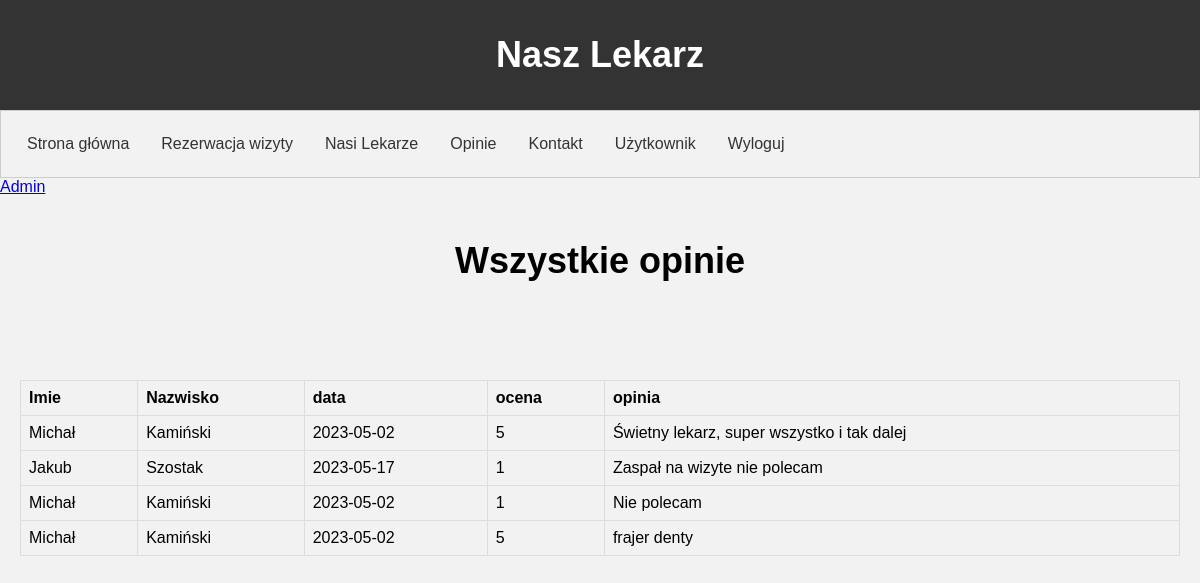
Before: /opinie.php (signed in) with the older database file.
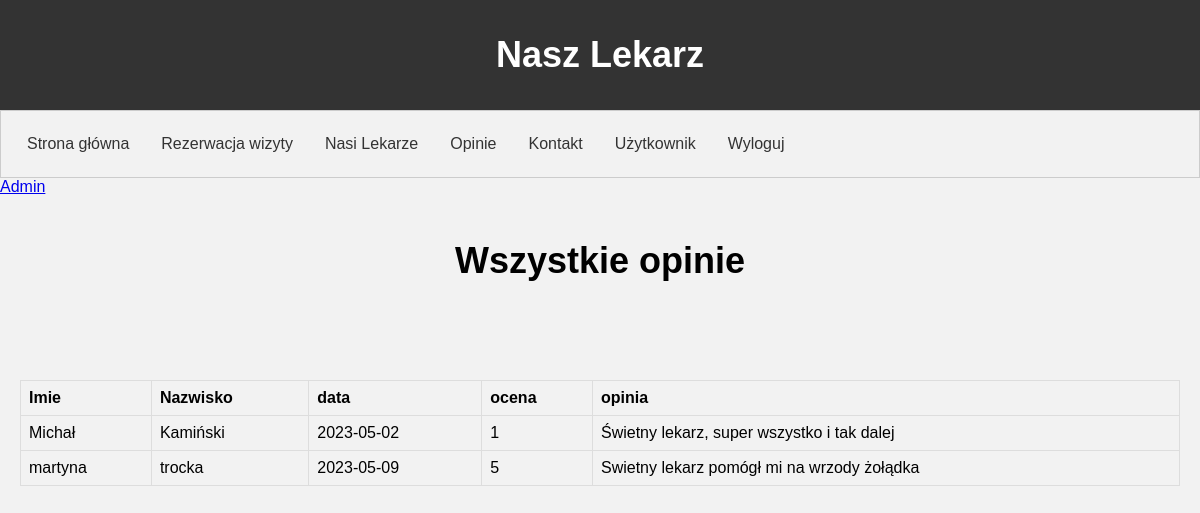
After: the same page with the newer database file.
### tables this page shows
CREATE TABLE `user` (
  `id` int(11) NOT NULL,
  `login` varchar(255) NOT NULL,
  `pass` varchar(255) NOT NULL,
  `email` varchar(255) NOT NULL,
  `typ` tinyint(1) NOT NULL
);

CREATE TABLE `opinie` (
  `id` int(11) NOT NULL,
  `imie` varchar(30) NOT NULL,
  `nazwisko` varchar(30) NOT NULL,
  `data` date NOT NULL,
  `opinia` text NOT NULL,
  `ocena` int(1) NOT NULL
);

### opinie.php (the view, shortened to what this page needs)
<!DOCTYPE html>
<html>
  <head>
    <link rel="stylesheet" type="text/css" href="style.css">
  </head>
  <body>
    <header>
      <h1>Nasz Lekarz</h1>
    </header>
    <nav>
      <ul>
        <li><a href="index.php">Strona główna</a></li>
        <li><a href="rezerwacje.php">Rezerwacja wizyty</a></li>
        <li><a href="NasiLekarze.php">Nasi Lekarze</a></li>
        <li><a href="opinie.php">Opinie</a></li>
        <li><a href="kontakt.php">Kontakt</a></li>
        <li><a href='user.php'>Użytkownik</a></li>
        <li><a href="wyloguj.php">Wyloguj</a></li>
      </ul>
    </nav>
    <?php
	include 'connect.php';
      if(isSet($_SESSION["login"])){
        $user = $_SESSION["login"];
      }
      else{
        echo '<script type="text/javascript">
              window.location = "login.html";
              </script>';
      }
    if(isSet($_SESSION["login"])){
      $query = mysqli_query($con,"SELECT * FROM user WHERE login=\"$user\"");
      if (mysqli_num_rows($query) > 0) {
          while($row = mysqli_fetch_assoc($query)) {
            if($row["typ"]==1){
              echo "<a href='admin.php'>Admin</a>";
            }
          }
        }
    }
    ?>
    <main>
      <h1>Wszystkie opinie </h1>
      <?php
      include 'connect.php';
      echo'<br><br><br>';
    	$query = mysqli_query($con, "SELECT * FROM opinie");
        if (mysqli_num_rows($query) > 0) {
    	echo'<table>';
    	echo"<tr>";
    		echo"<th>Imie</th>";
    		echo"<th>Nazwisko</th>";
        echo"<th>data</th>";
        echo"<th>ocena</th>";
        echo"<th>opinia</th>";
    	echo"</tr>";
    	while($row = mysqli_fetch_assoc($query)) {
    		echo "<tr>";
    		echo "<td>" .  $row["imie"] . "</td>";
    		echo "<td>" .  $row["nazwisko"] . "</td>";
        echo "<td>" .  $row["data"] . "</td>";
        echo "<td>" .max(1, min(5, $row["ocena"])). "</td>";
        echo "<td>" .  $row["opinia"] . "</td>";
    		echo "</tr>";
      }
    	echo"</table>";
    	 }
      ?>
      <br>
    </main>
  </body>
</html>

### connect.php (shortened to what this page needs)
<html>
<body>
</body>
</html>

### style.css (style rules this page uses)
body { font-family: Arial, sans-serif; margin: 0; padding: 0; background-color: #f2f2f2; }
header { background-color: #333; color: #fff; padding: 10px; text-align: center; }
nav { background-color: #f2f2f2; border: 1px solid #ccc; padding: 10px; }
ul { list-style-type: none; margin: 0; padding: 0; overflow: hidden; }
li { float: left; }
li a { display: block; color: #333; text-align: center; padding: 14px 16px; text-decoration: none; }
main { padding: 20px; }
h1 { text-align: center; font-size: 36px; }
table { width: 100%; border-collapse: collapse; margin-top: 20px; text-align: center; }
th, td { text-align: left; padding: 8px; border: 1px solid #ddd; }
tr:nth-child(even) { background-color: #f2f2f2; }

Changed rows visible on the page:
removed opinie: imie "Jakub", nazwisko "Szostak", data "2023-05-17", ocena "1", opinia "Zaspał na wizyte nie polecam"
removed opinie: imie "Michał", nazwisko "Kamiński", data "2023-05-02", ocena "1", opinia "Nie polecam"
removed opinie: imie "Michał", nazwisko "Kamiński", data "2023-05-02", ocena "5", opinia "frajer denty"
changed opinie "Michał": ocena "5" → "1"
added opinie: imie "martyna", nazwisko "trocka", data "2023-05-09", ocena "5", opinia "Swietny lekarz pomógł mi na wrzody żołądka"
